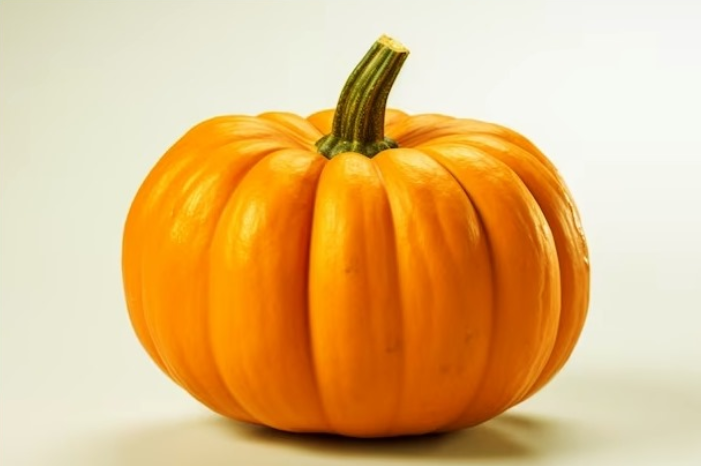
#> input picture dovleac.png, 701 x 466 px
$ jupyter execute model_colocviu_paic.ipynb
#> lines starting #> are read from the running program, lines starting #| are printed output that depends on the picture
Pb 1 - realizati subesantionarea pe fiecare plan de culoare cu pasul 4. Dupa esantionare aplicati o transformare neliniara cu gamma = 0.45 fiecarui plan de culoare

[cell 1]
import numpy as np
from skimage import io, color
from skimage.util import img_as_float
import matplotlib.pyplot as plt
import matplotlib.pyplot as plt
import matplotlib as mpl
from scipy import signal

# Citirea imaginii
img = io.imread('dovleac.png')
#> img is the input picture: shape (466, 701, 4); mean R, G, B, A 226, 184.3, 127.2, 255

# Tipul de date al imaginii originale, truecolor
print(img.dtype)
#| uint8
print(img.shape)
#| (466, 701, 4)

img = img[:,:,0:3]
#> img: shape (466, 701, 3)

# Afisarea imaginii
plt.figure(), plt.imshow(img),plt.title("Img originala"), plt.colorbar(), plt.show()

import numpy as np
import matplotlib.pyplot as plt
from skimage import io, color

def subsample_classic(plan, factor=2):
    """
    Realizează o subeșantionare clasică prin reducerea rezoluției planului de culoare.

    :param plan: Planul de culoare (Cb, Cr sau Y) sub forma unei matrice 2D.
    :param factor: Factorul de reducere a rezoluției (implicit 2).
    :return: Planul subeșantionat (rezoluție redusă).
    """
    H, W = plan.shape
    # Subeșantionare prin selectarea unui pixel din fiecare bloc de `factor x factor`
    return plan[::factor, ::factor]

def upsample(plan, original_shape):
    """
    Realizează o supraeșantionare prin interpolare simplă pentru a reveni la dimensiunea inițială.

    :param plan: Planul subeșantionat (rezoluție redusă).
    :param original_shape: Forma originală a planului.
    :return: Planul cu rezoluția restaurată (supraeșantionat).
    """
    H, W = original_shape
    upsampled = np.zeros((H, W))

    factor_h = H // plan.shape[0]
    factor_w = W // plan.shape[1]

    for i in range(plan.shape[0]):
        for j in range(plan.shape[1]):
            upsampled[i*factor_h:(i+1)*factor_h, j*factor_w:(j+1)*factor_w] = plan[i, j]

    return upsampled

def apply_gamma_correction(plan, gamma):
    """
    Aplică o corecție gamma neliniară unui plan de culoare.

    :param plan: Planul de culoare (Cb, Cr sau Y) sub forma unei matrice 2D.
    :param gamma: Valoarea gamma pentru transformare.
    :return: Planul cu corecția gamma aplicată.
    """
    return np.power(plan / 255.0, gamma) * 255

# Imagine de test

img_ycbcr = color.rgb2ycbcr(img)
#> img_ycbcr: shape (466, 701, 3) float64; mean of channels 0, 1, 2 179.4, 96.7, 150.4

# Separăm planurile
Y = img_ycbcr[:, :, 0]
Cb = img_ycbcr[:, :, 1]
Cr = img_ycbcr[:, :, 2]
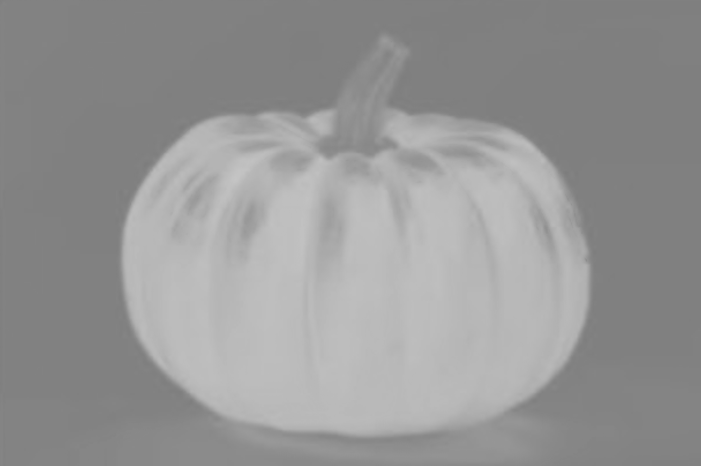
#> Cr: shape (466, 701) float64; min 125.1, max 197.1, mean 150.4

# Aplicăm subeșantionarea cu factor 4 pe fiecare plan
Y_subsampled = subsample_classic(Y, factor=4)
Cb_subsampled = subsample_classic(Cb, factor=4)
Cr_subsampled = subsample_classic(Cr, factor=4)

# Aplicăm corecția gamma cu gamma = 0.45
Y_gamma = apply_gamma_correction(Y_subsampled, gamma=0.45)
Cb_gamma = apply_gamma_correction(Cb_subsampled, gamma=0.45)
Cr_gamma = apply_gamma_correction(Cr_subsampled, gamma=0.45)
#> call 3 of apply_gamma_correction, with gamma = 0.45
#> in apply_gamma_correction (call 3), `return np.power(plan / 255.0, gamma) * 255`:
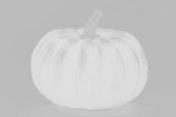
#> returned value: shape (117, 176) float64; min 185.4, max 226.5, mean 200.3

# Supraeșantionăm pentru a reveni la dimensiunea inițială
Y_restored = upsample(Y_gamma, Y.shape)
#> after the loop in upsample, `for i in range(plan.shape[0]):`:
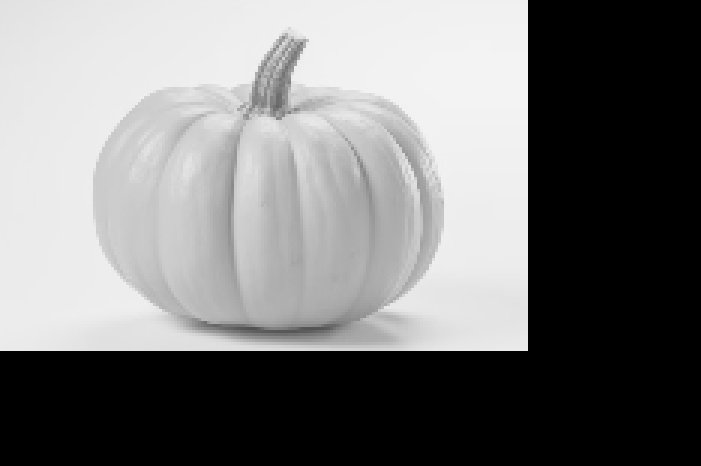
#> upsampled: shape (466, 701) float64; min 0, max 243.1, mean 122.3
Cb_restored = upsample(Cb_gamma, Cb.shape)
Cr_restored = upsample(Cr_gamma, Cr.shape)
#> call 3 of upsample, with original_shape = (466, 701)
#> after the loop in upsample (call 3), `for i in range(plan.shape[0]):`:
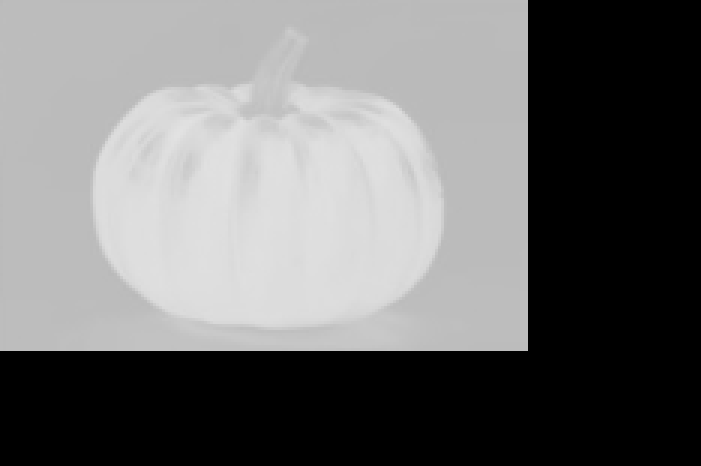
#> upsampled: shape (466, 701) float64; min 0, max 226.5, mean 113.6

# Reconstruim imaginea cu planurile restaurate
img_ycbcr[:, :, 0] = Y_restored
#> img_ycbcr: shape (466, 701, 3) float64; mean of channels 0, 1, 2 122.3, 96.7, 150.4
img_ycbcr[:, :, 1] = Cb_restored
#> img_ycbcr: shape (466, 701, 3) float64; mean of channels 0, 1, 2 122.3, 92.5, 150.4
img_ycbcr[:, :, 2] = Cr_restored
#> img_ycbcr: shape (466, 701, 3) float64; mean of channels 0, 1, 2 122.3, 92.5, 113.6
img_reconstructed = color.ycbcr2rgb(img_ycbcr)
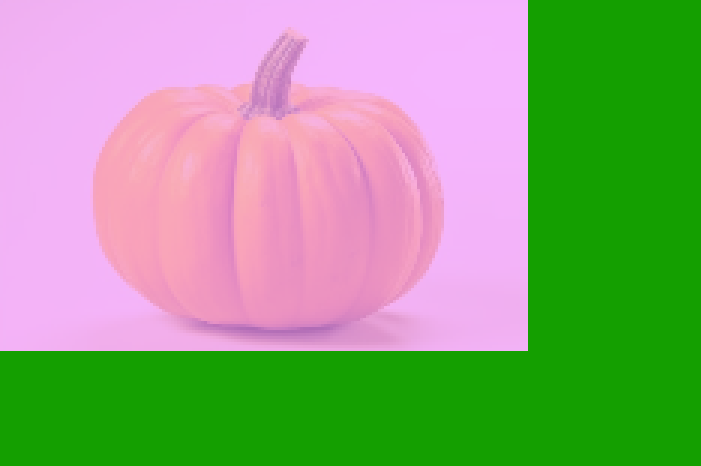
#> img_reconstructed: shape (466, 701, 3) float64; mean R, G, B 0.396, 0.586, 0.204; drawn with min black and max white

# Afișăm rezultatele
plt.figure(figsize=(15, 10))
plt.subplot(1, 3, 1)
plt.imshow(img)
plt.title("Imagine originală")
plt.axis("off")

plt.subplot(1, 3, 2)
plt.imshow(Y_gamma, cmap='gray')
plt.title("Planul Y subeșantionat și corectat gamma")
plt.axis("off")

plt.subplot(1, 3, 3)
plt.imshow(img_reconstructed)
plt.title("Imagine RGB reconstruită cu subeșantionare și gamma")
plt.axis("off")

plt.tight_layout()
plt.show()

Pb 2 - Creati o functie care sa afecteze 5% dintr-o imagine cu zgomot impulsiv, apoi filtrati imaginea cu ajutorul filtrul median marginal cu o fereastra 5x5 px

[cell 2]
def add_sp_noise(img, p0, p255):
#> called with p0 = 0.05, p255 = 0.05
    h, w, c = img.shape
#> h = 466; w = 701; c = 3
    img_out = img.copy()
    nr_px_0 = int(np.floor(p0 * h * w))
#> nr_px_0 = 16333
    nr_px_255 = int(np.floor(p255 * h * w))
#> nr_px_255 = 16333
    coords = np.random.randint(0, high=[h, w], size=(nr_px_0 + nr_px_255, 2))
    img_out[coords[:nr_px_0, 0], coords[:nr_px_0, 1], :] = 0
    img_out[coords[nr_px_0:, 0], coords[nr_px_0:, 1], :] = 255
    return img_out

def median_filter(img, dim_fereastra):
#> called with dim_fereastra = 3
    h, w, c = img.shape
#> h = 466; w = 701; c = 3
    img_out = np.zeros_like(img, dtype=np.uint8)
    offset = dim_fereastra // 2
    for y in range(offset, h - offset):
        for x in range(offset, w - offset):
            for channel in range(c):
                patch = img[y - offset:y + offset + 1, x - offset:x + offset + 1, channel]
                img_out[y, x, channel] = np.median(patch)
    return img_out

zg_sp = add_sp_noise(img, p0=0.05, p255=0.05)
plt.figure(), plt.imshow(zg_sp),plt.title("Img cu zgomot s&p 5%"), plt.colorbar(), plt.show()
filtered_sp_median = median_filter(zg_sp, dim_fereastra=3)
plt.figure(), plt.imshow(filtered_sp_median),plt.title("Img filtrata -> median -> 5x5"), plt.colorbar(), plt.show()

[cell 3]
# varianta 2
def median_scalar(img, dim):
    if(np.max(img)>1):
        img = img/255.0
    [L,C] = np.shape(img)
    kernel = np.zeros((dim, dim))
    poz_median = dim*dim//2
    W = dim//2
    kernel[W,W] = 1
    Ybordat = signal.convolve2d(img, kernel, mode='full', boundary = 'symm')
    imgout = np.zeros((L,C))
    for l in range (0, L):
        for c in range (0, C):
            #selecteaza valori conform ferestri plasate (l,c)
            val_selectate = Ybordat[l-W+W:l+W+1+W, c-W+W:c+W+1+W]
            #combina valorile selectate
            val_sortate = np.sort(np.ndarray.flatten(val_selectate))
            #scrie rezultatul in imgout[l,c]
            imgout[l,c]=val_sortate[poz_median]
    return imgout

def median_marginal(img, dim):
    if(np.max(img)>1):
        img = img/255.0
    [L,C,pl] = np.shape(img)
    imgout = np.zeros((L,C,pl))
    for p in range (0, pl):
        imgout[:,:,p] = median_scalar(img[:,:,p], dim)

    return imgout

def add_impulsive_noise(img, p0, p1):  # p0 si p1 sunt probabilitati
#> called with p0 = 0.05, p1 = 0.05
    if np.max(img) > 1:  # normalizam la intervalul [0, 1]
        img = img / 255.0
    [L, C, pl] = np.shape(img)
#> L = 466; C = 701; pl = 3
    Nrpix0 = int(L * C * p0)
#> Nrpix0 = 16333
    Nrpix1 = int(L * C * p1)
#> Nrpix1 = 16333

    for plan_curent in range(0, pl):
        numere_intregiL = np.random.randint(0, L, [Nrpix0])
        numere_intregiC = np.random.randint(0, C, [Nrpix0])
        img[numere_intregiL, numere_intregiC, plan_curent] = 0

        numere_intregiL = np.random.randint(0, L, [Nrpix1])
        numere_intregiC = np.random.randint(0, C, [Nrpix1])
        img[numere_intregiL, numere_intregiC, plan_curent] = 1
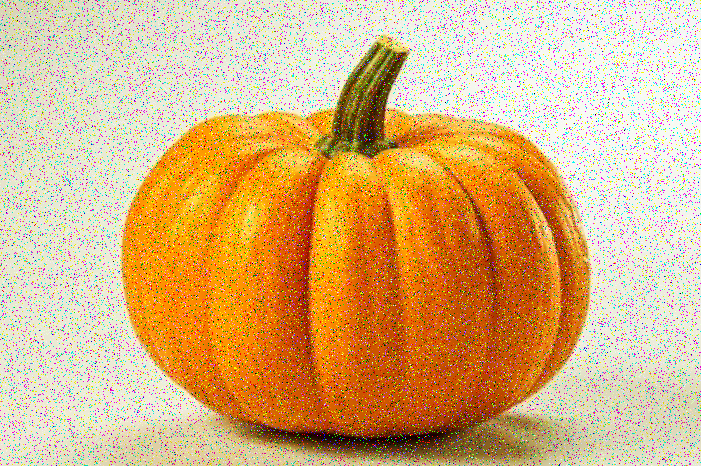
#> img: shape (466, 701, 3) float64; mean of channels 0, 1, 2 0.851, 0.702, 0.5; drawn as R, G, B

    return img

imgzg_imp = add_impulsive_noise(img, 0.05, 0.05)
plt.figure(), plt.imshow(imgzg_imp), plt.title("zg s&p 5%"), plt.show()

imgfiltrat_med = median_marginal(imgzg_imp,5)
#> the loop in median_marginal, `for p in range (0, pl):` made 3 passes
#> pass 3, in median_scalar (call 3), `Ybordat = signal.convolve2d(img, kernel, mode='full', boundary = 'symm')`:
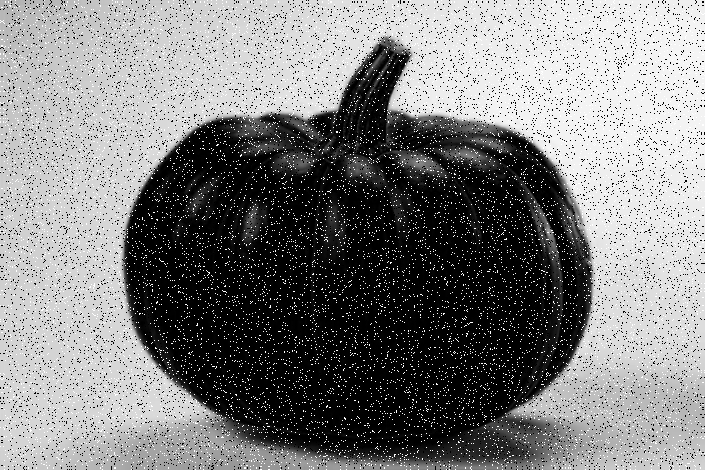
#> Ybordat: shape (470, 705) float64; min 0, max 1, mean 0.504
plt.figure(), plt.imshow(imgfiltrat_med), plt.title("zg s&p filtrat cu median"), plt.show()

Pb 3 - Realizati segmentarea pe planul de luminanta a obiectului principal folosind cel putin 2 praguri

[cell 4]
# Funcție pentru segmentarea pe histograma imaginii cu două praguri
def histogram_segmentation_two_thresholds(img, T1, T2):
#> called with T1 = 100, T2 = 200
    Y = np.uint8(255 * color.rgb2gray(img))  # Conversie în grayscale și scalare

    # Calculul histogramei normalizate
    hist, _ = np.histogram(Y, bins=256, range=(0, 256))
#> hist = 256 values, max 11265 at index 232, min 0 at index 0, mean 1276
    hist = hist / np.sum(hist)
#> hist = 256 values, max 0.0345 at index 232, min 0 at index 0, mean 0.00391

    # Afișarea histogramei
    plt.figure(), plt.plot(hist), plt.title("Histogram"), plt.show()
#> figure, not shown here; curve peaks at x = 232, y = 0.0345

    # Segmentare folosind două praguri
    [Linii, Coloane] = np.shape(Y)
#> Linii = 466; Coloane = 701
    out = np.zeros((Linii, Coloane))

    for l in range(0, Linii):
        for c in range(0, Coloane):
            if Y[l, c] > T2:  # Pragul superior
                out[l, c] = 2
            elif Y[l, c] > T1:  # Pragul inferior
                out[l, c] = 1
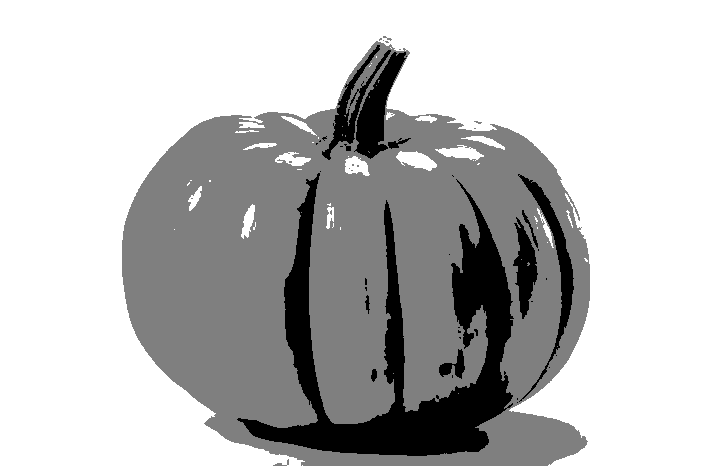
#> out: shape (466, 701) float64; min 0, max 2, mean 1.48; drawn with min black and max white

    # Afișarea rezultatului
    plt.figure(), plt.imshow(out, interpolation=None), plt.colorbar(), plt.title("Segmented Image with Two Thresholds"), plt.show()

    return out

# Imagine de test
img = io.imread('dovleac.png')
img = img[:, :, :3]  # Eliminăm canalul alfa, dacă există

# Segmentarea pe histograma imaginii balansate cu două praguri
segmented_two_thresholds = histogram_segmentation_two_thresholds(img, 100, 200) # prag1 = 100, prag2 = 200

# Afișarea rezultatelor
fig, axs = plt.subplots(1, 2, figsize=(15, 5))

axs[0].imshow(img)
axs[0].set_title("Img originala")
axs[0].axis("off")

axs[1].imshow(segmented_two_thresholds, cmap='gray')
axs[1].set_title("Img segmentată - Praguri 100 și 200")
axs[1].axis("off")

plt.tight_layout()
plt.show()

Pb 4 - Realizati balansul de alb prin metoda cel mai stralucitor obiect este alb, folosind ca referinta maximul de pe planul de luminanta

[cell 5]
def white_balance_brightest(img):
    if np.max(img) > 1:
        img = img / 255.0  # Normalizare în intervalul [0, 1]

    # Convertim imaginea în spațiul YCbCr pentru a găsi luminozitatea maximă
    img_ycbcr = np.zeros_like(img)
    img_ycbcr[:, :, 0] = 0.299 * img[:, :, 0] + 0.587 * img[:, :, 1] + 0.114 * img[:, :, 2]  # Canal Y
    img_ycbcr[:, :, 1] = 128 + (-0.1687 * img[:, :, 0] - 0.3313 * img[:, :, 1] + 0.5 * img[:, :, 2])  # Canal Cb
    img_ycbcr[:, :, 2] = 128 + (0.5 * img[:, :, 0] - 0.4187 * img[:, :, 1] - 0.0813 * img[:, :, 2])  # Canal Cr
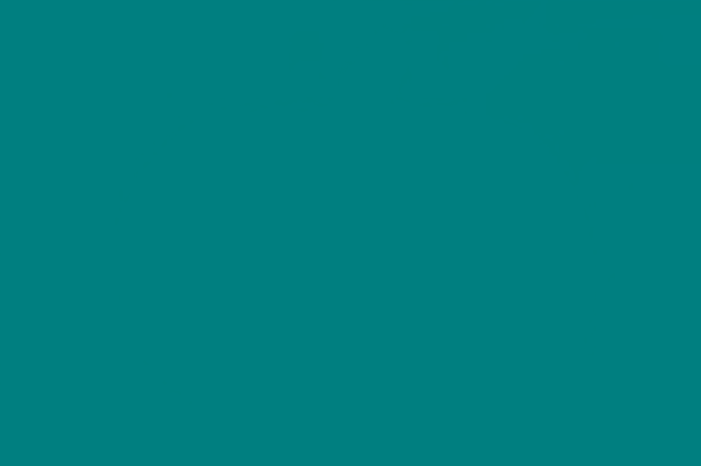
#> img_ycbcr: shape (466, 701, 3) float64; mean of channels 0, 1, 2 0.7, 127.9, 128.1; drawn as R, G, B

    # Găsim indicele pixelului cel mai strălucitor din imagine (Y maxim)
    Y = img_ycbcr[:, :, 0]
    ind = np.unravel_index(np.argmax(Y, axis=None), Y.shape)
#> ind = (107, 557)

    # Extragem valorile maxime pentru canalele R, G și B
    Rmax = img[ind[0], ind[1], 0]
#> Rmax = 0.973
    Gmax = img[ind[0], ind[1], 1]
#> Gmax = 0.984
    Bmax = img[ind[0], ind[1], 2]
#> Bmax = 0.957

    # Ajustarea balansului de alb prin normalizare la valorile maxime
    img[:, :, 0] = img[:, :, 0] / Rmax
    img[:, :, 1] = img[:, :, 1] / Gmax
    img[:, :, 2] = img[:, :, 2] / Bmax

    # Clipăm valorile pentru a rămâne în intervalul [0, 1]
    img_balanced = np.clip(img, 0, 1)
    return img_balanced

# Aplicarea balansului de alb
img_balanced = white_balance_brightest(img)

# Afișarea rezultatelor
fig, axs = plt.subplots(1, 2, figsize=(15, 5))

axs[0].imshow(img)
axs[0].set_title("Img originala")
axs[0].axis("off")

axs[1].imshow(img_balanced)
axs[1].set_title("Img balansată - Metoda Brightest")
axs[1].axis("off")

plt.tight_layout()
plt.show()

diff = np.float64(img[:,:,0:3]) - np.float64(img_balanced)
plt.figure(), plt.imshow(np.clip(diff, 0, 1)), plt.colorbar(), plt.title("Diferenta"), plt.show()
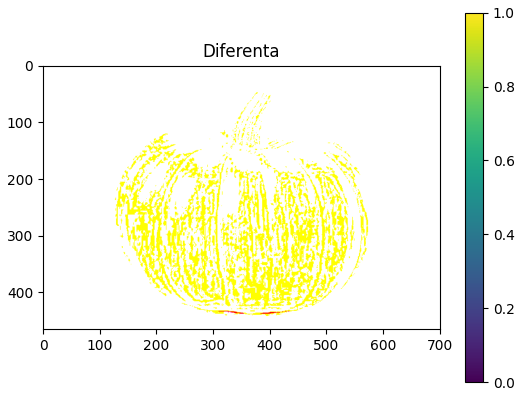
#> figure drawn by matplotlib, 2 panels
